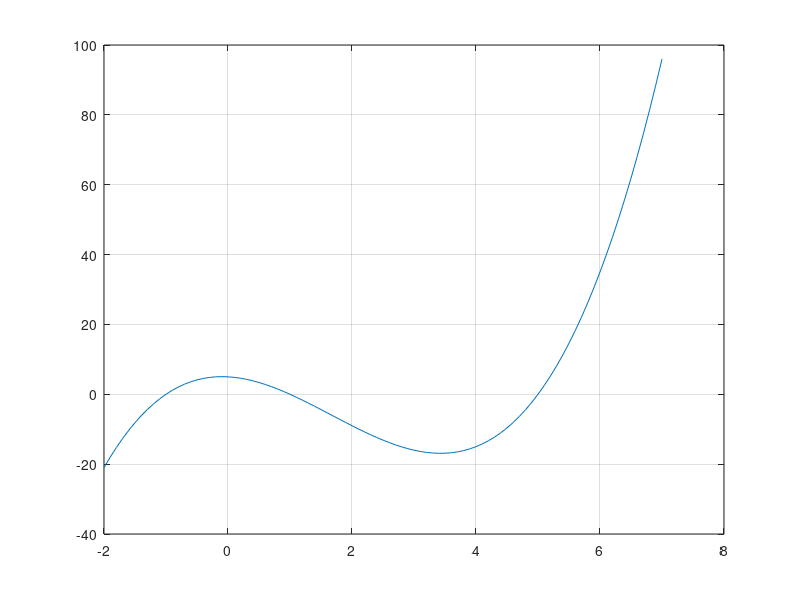

This chart was generated by the following MATLAB code: (Note: this script raises an error after producing the figure.)
clear
clc

N = 100; % Number of points

A = -1.0; % right and left border of interval
B =  1;

dlmwrite('grid.txt',N);

for i = 4 : N
    interval = linspace(A, B, i);
    %f_x = sin(interval);
    %f_x = cos(interval);
    
    dlmwrite('grid.txt', interval,'-append',  'delimiter',' ');
   % dlmwrite('grid.txt', f_x,'-append', 'delimiter',' ');
end;

dlmwrite('extrafile.txt',N,'delimiter',' ');

%%
clear
clc


x = -2:0.1:7;
y =(x - 1).* (x + 1).* (x - 5);
plot(x,y);
grid on
cftool